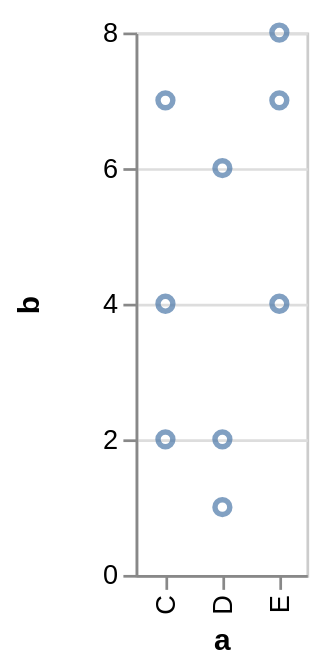

Describe this chart as a Vega-Lite specification.
### Vega specification from a JSON file in a GitHub repository (floating-point values rounded to 4 significant figures)
{"$schema": "https://vega.github.io/schema/vega/v3.0.json", "autosize": "pad", "padding": 5, "encode": {"update": {"stroke": {"value": "#ccc"}, "fill": {"value": "transparent"}}}, "data": [{"name": "source_0", "values": [{"a": "C", "b": 2}, {"a": "C", "b": 7}, {"a": "C", "b": 4}, {"a": "D", "b": 1}, {"a": "D", "b": 2}, {"a": "D", "b": 6}, {"a": "E", "b": 8}, {"a": "E", "b": 4}, {"a": "E", "b": 7}]}, {"name": "data_0", "source": "source_0", "transform": [{"type": "formula", "expr": "toNumber(datum[\"b\"])", "as": "b"}, {"type": "filter", "expr": "datum[\"b\"] !== null && !isNaN(datum[\"b\"])"}]}], "signals": [{"name": "plotname_x_step", "value": 21}, {"name": "width", "update": "bandspace(domain('plotname_x').length, 1, 0.5) * plotname_x_step"}, {"name": "height", "update": "200"}], "marks": [{"name": "plotname_marks", "type": "symbol", "role": "point", "style": ["point"], "from": {"data": "data_0"}, "encode": {"update": {"x": {"scale": "plotname_x", "field": "a"}, "y": {"scale": "plotname_y", "field": "b"}, "stroke": {"value": "#4c78a8"}, "fill": {"value": "transparent"}, "opacity": {"value": 0.7}}}}], "scales": [{"name": "plotname_x", "type": "point", "domain": {"data": "data_0", "field": "a", "sort": true}, "range": {"step": {"signal": "plotname_x_step"}}, "round": true, "padding": 0.5}, {"name": "plotname_y", "type": "linear", "domain": {"data": "data_0", "field": "b"}, "range": [{"signal": "height"}, 0], "round": true, "nice": true, "zero": true}], "axes": [{"scale": "plotname_x", "orient": "bottom", "title": "a", "zindex": 1, "encode": {"labels": {"update": {"angle": {"value": 270}, "align": {"value": "right"}, "baseline": {"value": "middle"}}}}}, {"scale": "plotname_y", "labelOverlap": true, "orient": "left", "tickCount": {"signal": "ceil(height/40)"}, "title": "b", "zindex": 1}, {"scale": "plotname_y", "domain": false, "grid": true, "labels": false, "maxExtent": 0, "minExtent": 0, "orient": "left", "tickCount": {"signal": "ceil(height/40)"}, "ticks": false, "zindex": 0, "gridScale": "plotname_x"}], "config": {"axis": {"domainColor": "#888", "tickColor": "#888"}, "axisY": {"minExtent": 30}}}
